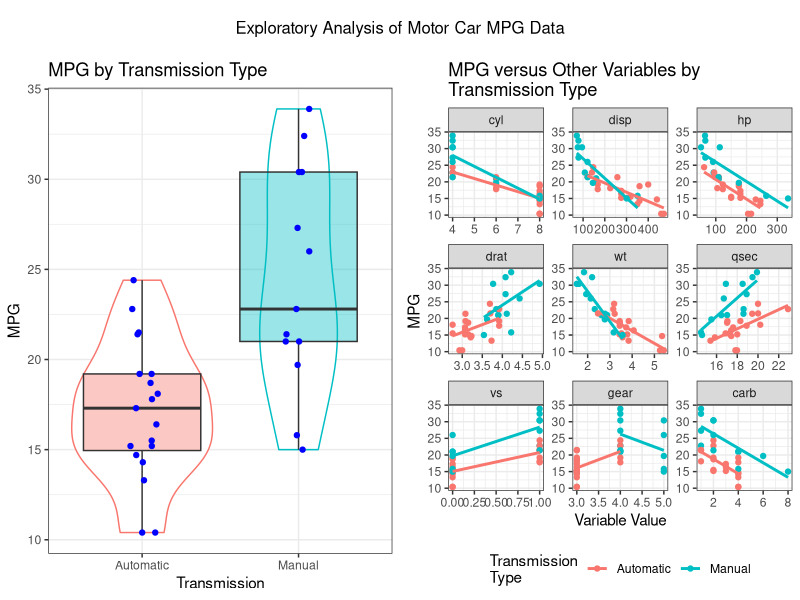
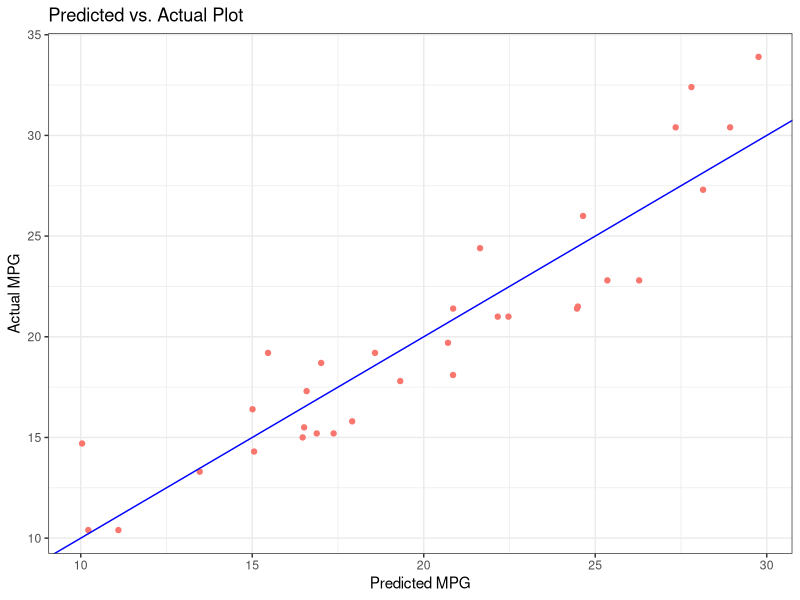
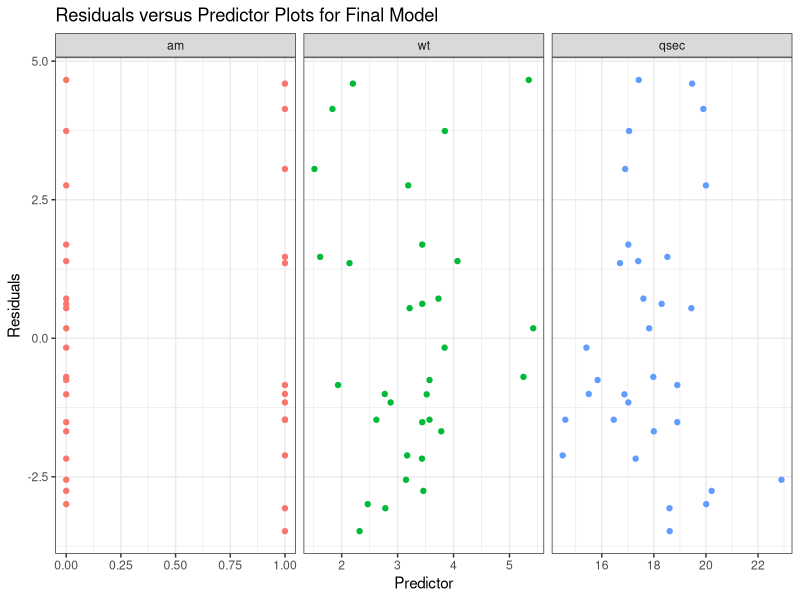

The R source for these figures, in order: (Note: this script raises an error after producing the figures.)
## ---- chunk 1
library(ggplot2);library(plyr);library(dplyr);library(reshape2)

data(mtcars)
data <- mtcars
data$am <- factor(data$am,levels=c(0,1),labels=c("Automatic","Manual"))
data$car <- row.names(data)

#Do some EDA
ch1 <- ggplot(data,aes(y=mpg,x=am))+geom_violin(aes(color=am))+geom_boxplot(aes(fill=am),alpha=0.4)+
  geom_jitter(position = position_jitter(width = .1,height=0),color="blue")+theme_bw()+
  theme(legend.position="none")+scale_y_continuous("MPG")+scale_x_discrete("Transmission")+
  ggtitle("MPG by Transmission Type")

data1 <- melt(data,id.var=c("car","am","mpg"))
ch2 <- ggplot(data1,aes(y=mpg,x=value,color=am))+geom_point()+stat_smooth(se=F,method="lm")+
  facet_wrap(~variable,scales="free")+theme_bw()+theme(legend.position="bottom")+
  ggtitle("MPG versus Other Variables by\nTransmission Type")+scale_y_continuous("MPG")+
  scale_x_continuous("Variable Value")+scale_color_discrete("Transmission\nType")

require(grid)
vp.layout <- function(x, y) viewport(layout.pos.row=x, layout.pos.col=y)
arrange_ggplot2 <- function(..., nrow=NULL, ncol=NULL, as.table=FALSE) {
  dots <- list(...)
  n <- length(dots)
	if(is.null(nrow) & is.null(ncol)) { nrow = floor(n/2) ; ncol = ceiling(n/nrow)}
	if(is.null(nrow)) { nrow = ceiling(n/ncol)}
	if(is.null(ncol)) { ncol = ceiling(n/nrow)}
        ## NOTE see n2mfrow in grDevices for possible alternative
grid.newpage()
pushViewport(viewport(layout=grid.layout(nrow+1,ncol,heights = unit(c(0.5,5),"null")  ) ))
	ii.p <- 1
	for(ii.row in seq(1, nrow)){
	ii.table.row <- ii.row	
	if(as.table) {ii.table.row <- nrow - ii.table.row + 1}
		for(ii.col in seq(1, ncol)){
			ii.table <- ii.p
			if(ii.p > n) break
			print(dots[[ii.table]], vp=vp.layout(ii.table.row+1, ii.col))
			ii.p <- ii.p + 1
		}
	}
}

arrange_ggplot2(ch1,ch2)
grid.text("Exploratory Analysis of Motor Car MPG Data", vp = viewport(layout.pos.row = 1, layout.pos.col = 1:2))
## ---- chunk 2
library(caret)
model2 <- train(mpg~.,data[-12],method="lmStepAIC",direction="backward",trace=F)
fit <- lm(mpg~(wt+qsec+am),data=mtcars)
library(xtable)
#kable(summary(model2)$coefficients,digits=2,format="html")
print(xtable(fit, caption ="Regression Model Coefficients and Significance", digits = 2),type='html',caption.placement = 'top')

## ---- chunk 3
fit2 <- summary(model2)
diags <- data.frame(car=row.names(mtcars),residuals=fit2$residuals,am=mtcars$am,wt=mtcars$wt,qsec=mtcars$qsec,actual=mtcars$mpg,predicted=predict(model2,data))
diags1 <- melt(diags,id.vars=c("car","residuals","actual")) 
ggplot(subset(diags1,variable=="predicted"),aes(y=actual,x=value,color=variable))+geom_point()+
  theme_bw()+theme(legend.position="none")+
  ggtitle("Predicted vs. Actual Plot")+scale_x_continuous("Predicted MPG")+
  scale_y_continuous("Actual MPG")+geom_abline(slope=1,intercept=0,color="blue")
## ---- chunk 4
#Residuls versus predicotr plots
diags <- data.frame(car=row.names(mtcars),residuals=fit2$residuals,am=mtcars$am,wt=mtcars$wt,qsec=mtcars$qsec,fitted=predict(model2,data))
diags1 <- melt(diags,id.vars=c("car","residuals")) 
ggplot(subset(diags1,variable != "fitted"),aes(y=residuals,x=value,color=variable))+geom_point()+
  facet_wrap(~variable,scales="free_x")+theme_bw()+theme(legend.position="none")+
  ggtitle("Residuals versus Predictor Plots for Final Model")+scale_x_continuous("Predictor")+
  scale_y_continuous("Residuals")
## ---- chunk 5

#create the model in lm for the plots


#from http://librestats.com/2012/06/11/autoplot-graphical-methods-with-ggplot2/
autoplot.lm <- function(model, ..., which=c(1:3, 5), mfrow=c(1,1)){
  
  require(grid)
  df <- fortify(model)
  df <- cbind(df, rows=1:nrow(df))
  
  # residuals vs fitted
  g1 <- ggplot(df, aes(.fitted, .resid)) +
    geom_point()  +
    geom_smooth(se=FALSE) +
    geom_hline(linetype=2, size=.2) +
    scale_x_continuous("Fitted Values") +
    scale_y_continuous("Residual") +
    ggtitle("Residuals vs Fitted")+theme_bw()
  
  # normal qq
  a <- quantile(df$.stdresid, c(0.25, 0.75))
  b <- qnorm(c(0.25, 0.75))
  slope <- diff(a)/diff(b)
  int <- a[1] - slope * b[1]
  g2 <- ggplot(df, aes(sample=.stdresid)) +
    stat_qq() +
    geom_abline(slope=slope, intercept=int,color="blue") +
    scale_x_continuous("Theoretical Quantiles") +
    scale_y_continuous("Standardized Residuals") +
    ggtitle("Normal Q-Q")+theme_bw()
  
  # scale-location
  g3 <- ggplot(df, aes(.fitted, sqrt(abs(.stdresid)))) +
    geom_point() +
    geom_smooth(se=FALSE) +
    scale_x_continuous("Fitted Values") +
    scale_y_continuous("Root of Standardized Residuals") +
    ggtitle("Scale-Location")+theme_bw()
  
  # cook's distance
  g4 <-  ggplot(df, aes(rows, .cooksd, ymin=0, ymax=.cooksd)) +
    geom_point() + geom_linerange(color="blue") +
    scale_x_continuous("Observation Number") +
    scale_y_continuous("Cook's distance") +
    ggtitle("Cook's Distance")+theme_bw()
  
  # residuals vs leverage
  g5 <- ggplot(df, aes(.hat, .stdresid)) +
    geom_point() +
    geom_smooth(se=FALSE) +
    geom_hline(linetype=2, size=.2) +
    scale_x_continuous("Leverage") +
    scale_y_continuous("Standardized Residuals") +
    ggtitle("Residuals vs Leverage")+theme_bw()
  
  # cooksd vs leverage
  g6 <- ggplot(df, aes(.hat, .cooksd)) +
    geom_point() +
    geom_smooth(se=FALSE) +
    scale_x_continuous("Leverage") +
    scale_y_continuous("Cook's distance") +
    ggtitle("Cook's dist vs Leverage")+theme_bw()
  
  plots <- list(g1, g2, g3, g4, g5, g6)
  
  # making the plots
  grid.newpage()
  
  if (prod(mfrow)>1) {
    mypos <- expand.grid(1:mfrow[1], 1:mfrow[2])
    mypos <- mypos[with(mypos, order(Var1)), ]
    pushViewport(viewport(layout = grid.layout(mfrow[1], mfrow[2])))
    formatter <- function(.){}
  } else {
    mypos <- data.frame(matrix(1, length(which), 2))
    pushViewport(viewport(layout = grid.layout(1, 1)))
    formatter <- function(.) {
      .dontcare <- readline("Hit <Return> to see next plot: ")
      grid.newpage()
    }
  }
  
  j <- 1
  for (i in which){
    formatter()
    print(plots[[i]], vp=viewport(layout.pos.row=mypos[j,][1], layout.pos.col=mypos[j,][2]))
    j <- j+1
  }
}

autoplot.lm(fit, which=1:6, mfrow=c(3,2))

